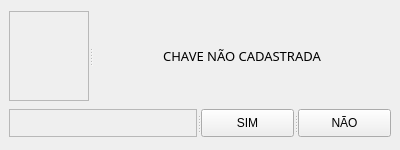
<?xml version="1.0" encoding="UTF-8"?>
<ui version="4.0">
 <class>DialogiEstoqueBaixa</class>
 <widget class="QMainWindow" name="DialogiEstoqueBaixa">
  <property name="geometry">
   <rect>
    <x>0</x>
    <y>0</y>
    <width>400</width>
    <height>150</height>
   </rect>
  </property>
  <property name="minimumSize">
   <size>
    <width>400</width>
    <height>150</height>
   </size>
  </property>
  <property name="maximumSize">
   <size>
    <width>400</width>
    <height>150</height>
   </size>
  </property>
  <property name="windowTitle">
   <string>Dialog</string>
  </property>
  <widget class="QWidget" name="centralwidget">
   <layout class="QVBoxLayout" name="verticalLayout">
    <item>
     <widget class="QSplitter" name="splitter">
      <property name="orientation">
       <enum>Qt::Horizontal</enum>
      </property>
      <widget class="QFrame" name="frame">
       <property name="sizePolicy">
        <sizepolicy hsizetype="Preferred" vsizetype="Preferred">
         <horstretch>0</horstretch>
         <verstretch>1</verstretch>
        </sizepolicy>
       </property>
       <property name="minimumSize">
        <size>
         <width>60</width>
         <height>60</height>
        </size>
       </property>
       <property name="maximumSize">
        <size>
         <width>80</width>
         <height>90</height>
        </size>
       </property>
       <property name="styleSheet">
        <string notr="true">background-image: url(:/dialog/estoque/Alert.png);
background-position:center;
background-repeat: no-repeat;</string>
       </property>
       <property name="frameShape">
        <enum>QFrame::StyledPanel</enum>
       </property>
       <property name="frameShadow">
        <enum>QFrame::Raised</enum>
       </property>
      </widget>
      <widget class="QLabel" name="LabelDialogMsg">
       <property name="sizePolicy">
        <sizepolicy hsizetype="Preferred" vsizetype="Preferred">
         <horstretch>0</horstretch>
         <verstretch>1</verstretch>
        </sizepolicy>
       </property>
       <property name="font">
        <font>
         <family>Asap</family>
         <pointsize>10</pointsize>
        </font>
       </property>
       <property name="text">
        <string>CHAVE NÃO CADASTRADA</string>
       </property>
       <property name="scaledContents">
        <bool>false</bool>
       </property>
       <property name="alignment">
        <set>Qt::AlignCenter</set>
       </property>
       <property name="wordWrap">
        <bool>true</bool>
       </property>
      </widget>
     </widget>
    </item>
    <item>
     <widget class="QSplitter" name="splitter_2">
      <property name="orientation">
       <enum>Qt::Horizontal</enum>
      </property>
      <widget class="QFrame" name="frame_2">
       <property name="frameShape">
        <enum>QFrame::StyledPanel</enum>
       </property>
       <property name="frameShadow">
        <enum>QFrame::Raised</enum>
       </property>
      </widget>
      <widget class="QPushButton" name="pushButtonSim">
       <property name="maximumSize">
        <size>
         <width>93</width>
         <height>28</height>
        </size>
       </property>
       <property name="text">
        <string>SIM</string>
       </property>
      </widget>
      <widget class="QPushButton" name="pushButtonNao">
       <property name="maximumSize">
        <size>
         <width>93</width>
         <height>28</height>
        </size>
       </property>
       <property name="text">
        <string>NÃO</string>
       </property>
      </widget>
     </widget>
    </item>
   </layout>
  </widget>
 </widget>
 <resources>
  <include location="IconAlert.qrc"/>
 </resources>
 <connections/>
</ui>
